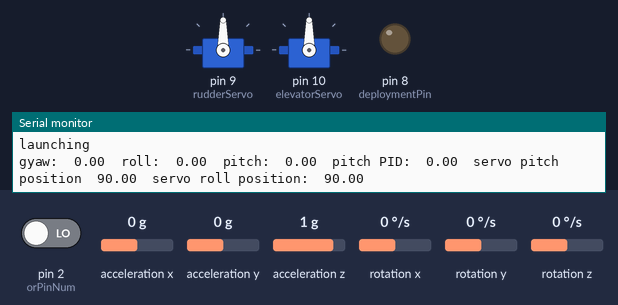
Simulated run of this sketch. Board: Arduino Uno, built with avr-gcc and run on an emulated ATmega328P. On the bench: 2 × servo, output pins drawn as LEDs (lit = HIGH), the last lines printed to the serial monitor. The inputs (shaded band) are chosen by the test bench; at power-on: acceleration x 0 g, acceleration y 0 g, acceleration z 1 g, pin 2 (orPinNum) LOW, rotation x 0 °/s, rotation y 0 °/s, rotation z 0 °/s.

Above: at 5.4 s.
5.5 s: acceleration x set to -1.4 g
8.5 s: acceleration y set to -1.4 g
11.5 s: acceleration z set to -0.8 g
14.5 s: acceleration x set to 0.8 g
At 15.7 s:
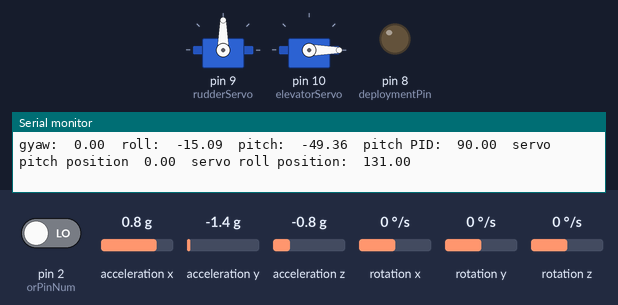
At 17.2 s:
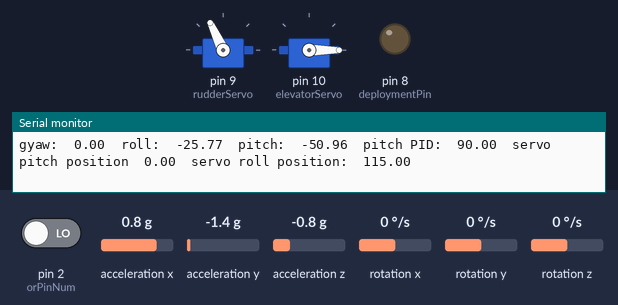
17.5 s: acceleration y set to 0 g
At 19.5 s:
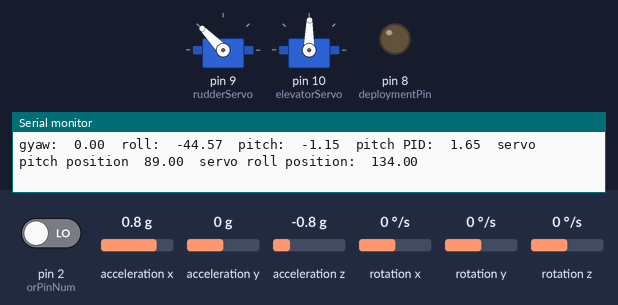
20.5 s: acceleration x set to 0 g
At 20.71 s:
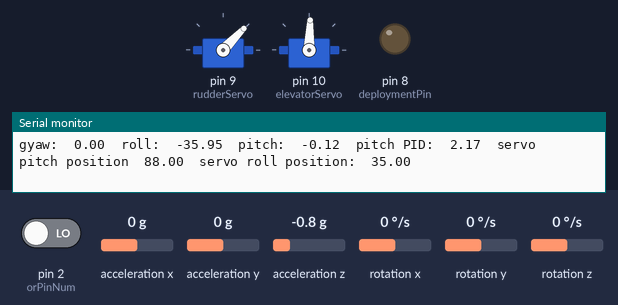
Timing chart, 0 to 23.3 s (numbered marks = the images above; inputs shaded):
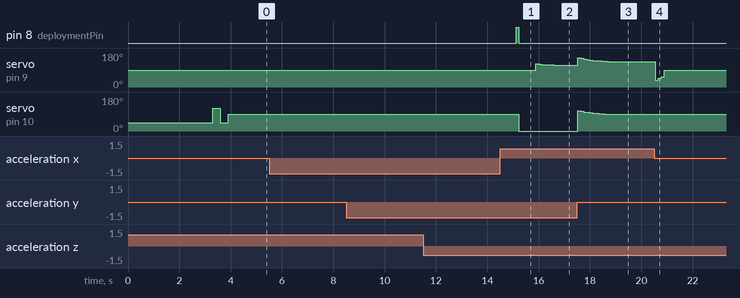

The sketch:

DroneProject.ino
```cpp
#include <MPU6050_tockn.h>
#include <Wire.h>
#include <PID_v1.h>
#include<Servo.h>

MPU6050 mpu6050(Wire); // for the IMU sensor

// heading variables
float aroll, apitch;
float groll, gpitch, gyaw;
float roll, pitch, yaw;

// timer variables
float elapsedTime, time, timePrev;

// pid constants
double Kp_roll = 1, Ki_roll = 0.007, Kd_roll = 1;
double Kp_pitch = 2, Ki_pitch = 0.007, Kd_pitch = 1;
double Kp_yaw = 1, Ki_yaw = .007, Kd_yaw = 1;

// pitch PID
  double pitchSetpoint = 0, pitchInput, pitchOutput;
  PID pitchPID(&pitchInput, &pitchOutput, &pitchSetpoint, Kp_pitch, Ki_pitch, Kd_pitch, DIRECT);

// roll PID
  double rollSetpoint = 0, rollInput, rollOutput;
  PID rollPID(&rollInput, &rollOutput, &rollSetpoint, Kp_roll, Ki_roll, Kd_roll, DIRECT);

// yaw PID
  double yawSetpoint = 0, yawInput, yawOutput;
  PID yawPID(&yawInput, &yawOutput, &yawSetpoint, Kp_yaw, Ki_yaw, Kd_yaw, DIRECT);

// servo variables
  float servoPitch, servoRoll, servoYaw;
  Servo rudderServo, elevatorServo;
  //Servo deploymentServo;

// wing deployment
  int deploymentPin = 8;
  int wait2Deploy_ms = 15000;

// variables for flight phase
  boolean deployedWings = false;
  boolean glide = false;
  boolean launching = false;
  boolean autopilot = false;

// Set these pin numbers to any of the non-PWM digital pins (Note: 4 & 7 are valid)
int orPinNum = 2; // Digital pin number for the override switch (from tx/rx)
int elPinNum = 3; // Digital pin number for the elevator command (from tx/rx)

// Global override flag
bool manualOverride = false;

// Thresholds for what is considered "on" for the override switch
// TODO: Set this based on the pulse width when the switch is active vs inactive
static int orPwmThresh = 1500; // Units: microseconds

// Initialization of global variables needed for manual PWM capture (i.e. the failsafe feature)
volatile int orPwmValue = 0;
volatile int elPwmValue = 0;
volatile int orStartTime = 0;
volatile int elStartTime = 0;

void setup() {
  Serial.begin(9600);
  Wire.begin();
  mpu6050.begin();
  mpu6050.calcGyroOffsets(true);

// Initialize the interrupt to look for a rising edge on the override pin
  attachInterrupt(digitalPinToInterrupt(orPinNum), orRising, RISING);

  pinMode(deploymentPin, OUTPUT);
  //deploymentServo.attach(8);
  //deploymentServo.write(90);
  rudderServo.attach(9);
  elevatorServo.attach(10);

  pitchInput = pitch;
  rollInput = roll;
  yawInput = yaw;

  pitchSetpoint = 0;
  rollSetpoint = 0;
  yawSetpoint = 0;

  pitchPID.SetOutputLimits(-90,90);
  rollPID.SetOutputLimits(-90,90);
  yawPID.SetOutputLimits(-90,90);

  pitchPID.SetMode(AUTOMATIC);
  rollPID.SetMode(AUTOMATIC);
  yawPID.SetMode(AUTOMATIC);

  // the deploymentPin needs to be set to an unused digital pin
  //pinMode(deploymentPin, OUTPUT);
  //setting up deployment enable pin. when ready to deploy the wings call the function 'activateDeployment(deploymentPin);'

  elevatorServo.write(45);
  delay(300);
  elevatorServo.write(120);
  delay(300);
  elevatorServo.write(45);
  delay(300);
  elevatorServo.write(90);
  rudderServo.write(90);
  delay(300);

  time = millis(); //Start counting time in milliseconds
}

void loop() {
  timePrev = time;  // the previous time is stored before the actual time read
    time = millis();  // actual time read
    elapsedTime = (time - timePrev) / 1000;

  mpu6050.update();

  aroll = mpu6050.getAccAngleY();
  apitch = mpu6050.getAccAngleX();
  groll = mpu6050.getGyroAngleY();
  gpitch = mpu6050.getGyroAngleX();
  gyaw = mpu6050.getGyroAngleZ();

  groll += ((gpitch*.01745)*sin(gyaw*.01745));
  gpitch -= ((groll*.01745)*sin(gyaw*.01745));

  groll = groll*.9 + aroll*.1;
  gpitch = gpitch*.9 + apitch*.1;

  roll = roll*.8 + groll*.2;
  pitch = pitch*.8 + gpitch*.2;

  pitchInput = pitch;
  rollInput = roll;
  yaw = gyaw;
  yawInput = yaw;

  pitchPID.SetTunings(Kp_pitch, Ki_pitch, Kd_pitch);
  rollPID.SetTunings(Kp_roll, Ki_roll, Kd_roll);
  yawPID.SetTunings(Kp_yaw, Ki_yaw, Kd_yaw);

  pitchPID.Compute();
  rollPID.Compute();
  yawPID.Compute();

  servoPitch = map(pitchOutput, 90, -90, 0, 180);
  servoRoll = map(rollOutput, 90, -90, 180, 0);
  servoYaw = map(yawOutput, 90, -90, 0, 180);

 if(glide == false && deployedWings == false){
  launching = true;
 }

 if(gpitch <= 0 && deployedWings == false && time > wait2Deploy_ms){
  activateWingDeployment();
  launching = false;
  deployedWings = true;
  glide = true;
  }

  if(deployedWings == true && glide == true){
    autopilot = true;
  }

  if (manualOverride) {
    // This is where you decode the tx/rx PWM value for the elevator command (elPwmValue)
    // and convert it to the appropriate elevator signal. Also set the rudder and aileron
    // cmds to 0 (Note: it might not need any conversion if the pulse width for the Tx/Rx
    // and your servos aligns thus you can simply pass it straight through the way you
    // would normally) TODO
    elevatorServo.write(elPwmValue);
    rudderServo.write(90);
    Serial.print("manual overide");

  }

  else{

  if(launching == true){
    rudderServo.write(90);
    elevatorServo.write(90);
    Serial.print("launching");
  }


  if(autopilot == true){
      elevatorServo.write(servoPitch);
      if(roll>20 || roll<-20){

        rudderServo.write(servoRoll);
      }
      else{
        rudderServo.write(servoYaw);
      }
  }

  }
    Serial.println();
    Serial.print("gyaw:\t");
    Serial.print(gyaw);
    Serial.print("\t");

    Serial.print("roll:\t");
    Serial.print(roll);
    Serial.print("\t");

    Serial.print("pitch:\t");
    Serial.print(pitch);
    Serial.print("\t");

    Serial.print("pitch PID:\t");
    Serial.print(pitchOutput);
    Serial.print("\t");

    Serial.print("servo pitch position\t");
    Serial.print(servoPitch);
    Serial.print("\t");

    Serial.print("servo roll position:\t");
    Serial.print(servoRoll);

    Serial.println();


}


void activateWingDeployment(){
  Serial.println("Activating Deployment...the line should be burning");
  //deploymentServo.write(0);
  digitalWrite(deploymentPin, HIGH);
  delay(100);
  digitalWrite(deploymentPin, LOW);
  Serial.println("Deployment Finished.");

}

// This function runs when the rising edge of the override pin occurs
void orRising() {
  // Grab current time when signal went high
  orStartTime = micros(); // Units: microseconds

  // Start the interrupt that fires when the falling edge (signal low) is detected
  attachInterrupt(digitalPinToInterrupt(orPinNum), orFalling, FALLING);
}

// This function runs when the falling edge of the override pin occurs
void orFalling() {
  // Grab difference between current time (when falling edge occured) and  when
  // the rising edge occured - the delta is the pulse width
  orPwmValue = micros() - orStartTime; // Units: microseconds

  // Check if the threshold was met (i.e. the override switch was flipped on the Tx)
  if (orPwmValue > orPwmThresh) {
    // If so, set manual override flag true and start elevator cmd interrupt
    if (!manualOverride){
      manualOverride = true;
      attachInterrupt(digitalPinToInterrupt(elPinNum), elRising, RISING);
    }
  }
  else {

    // If not, set manual override flag false and detach elevator cmd interrupt
    manualOverride = false;
    detachInterrupt(digitalPinToInterrupt(elPinNum));
  }

  // Restart the interrupt that fires when the rising edge (signal high) is detected
  attachInterrupt(digitalPinToInterrupt(orPinNum), orRising, RISING);
}

// This function runs when the rising edge of the elevator PWM command occurs
void elRising() {
  // Grab current time when signal went high
  elStartTime = micros(); // Units: microseconds

  // Start the interrupt that fires when the falling edge (signal low) is detected
  attachInterrupt(digitalPinToInterrupt(elPinNum), elFalling, FALLING);
}

// This function runs when the falling edge of the elevator PWM command occurs
void elFalling() {
  // Grab difference between current time (when falling edge occured) and  when
  // the rising edge occured - the delta is the pulse width
  elPwmValue = micros() - elStartTime; // Units: microseconds

  // Start the interrupt that fires when the falling edge (signal low) is detected
  attachInterrupt(digitalPinToInterrupt(elPinNum), elRising, RISING);
}
```

Measured:
- after the input at 14.5 s, servo on pin 10 (elevatorServo): 90° → 0° after 0.73 s
- after the input at 17.5 s, servo on pin 9 (rudderServo): 114° → 155° at once, → 151° 0.12 s later, → 147° 0.12 s later, → 144° 0.12 s later, … (13 changes in this stretch); servo on pin 10 (elevatorServo): 0° → 108° at once, → 104° 0.12 s later, → 100° 0.12 s later, → 98° 0.12 s later, … (12 changes in this stretch)
- after the input at 20.5 s, servo on pin 9 (rudderServo): 133° → 35° at once, → 46° 0.11 s later, → 55° 0.11 s later, → 90° 0.11 s later
